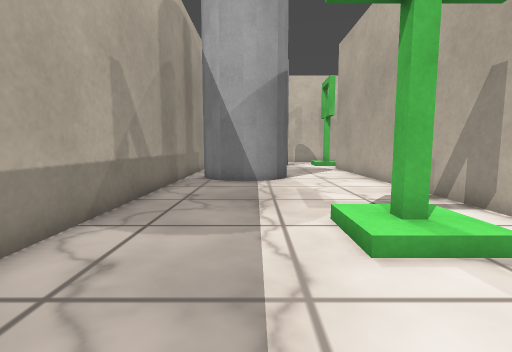
view 1 (above)

22 first-person views from a walk through a robot-simulator world made for Gazebo. The camera is 0.72 m above the floor, tilts 6° down and sees 85° across. The floor is counted in squares, 0.5 m on a side. Each view is taken from the middle of a square. On the plan, view 1 faces up. The plan holds only what a view shows up to about 14 squares ahead; the rest is blank. Surface patterns are stand-ins for the level's own textures.

view 2
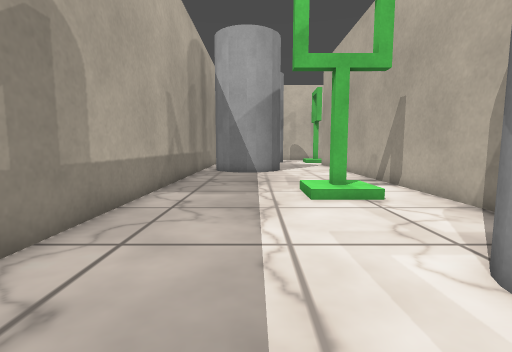

view 3
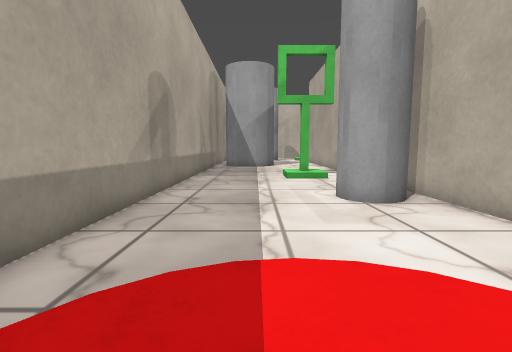

view 4
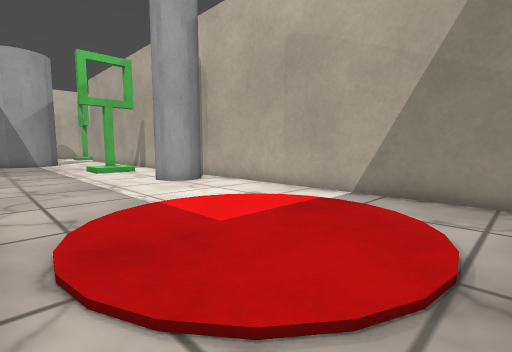

view 5
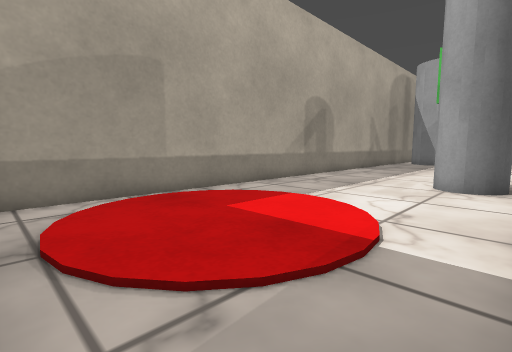

view 6
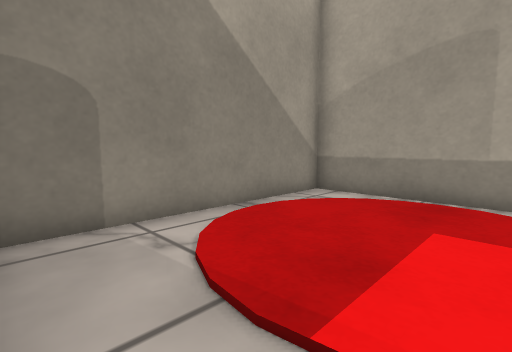

view 7
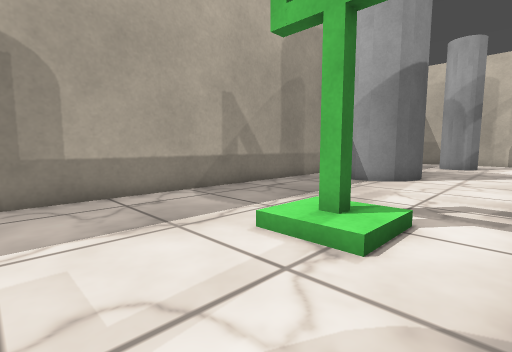

view 8
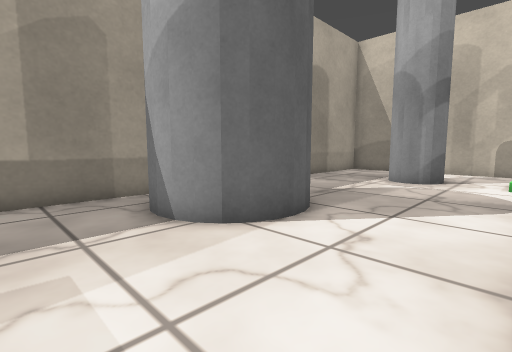

view 9
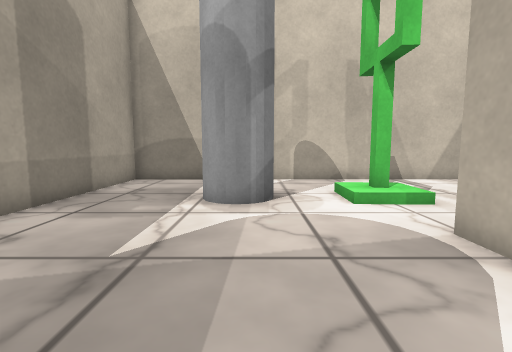

view 10
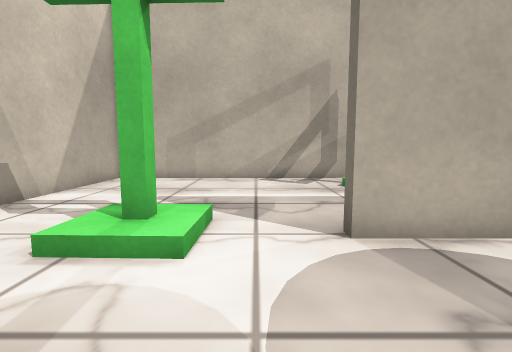

view 11
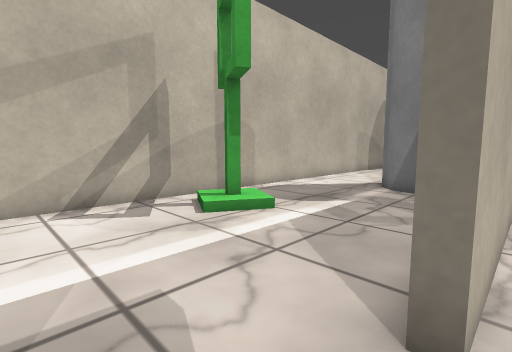

view 12
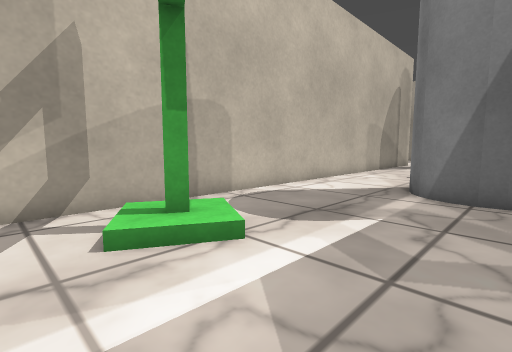

view 13
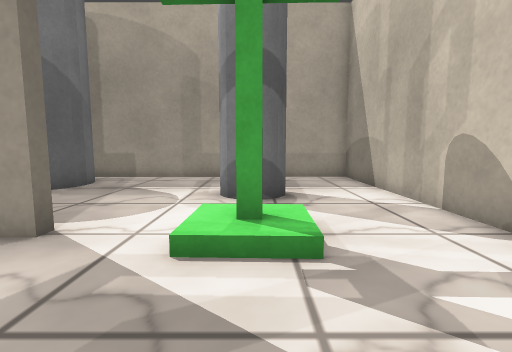

view 14
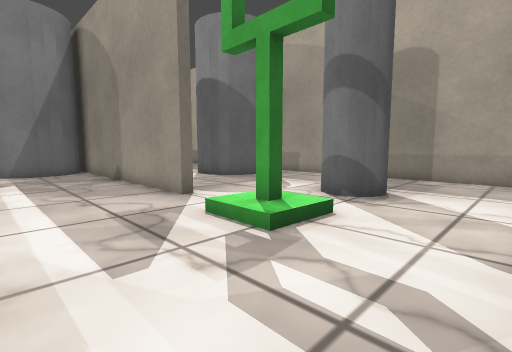

view 15
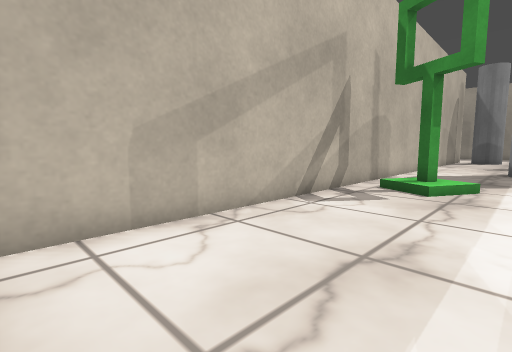

view 16
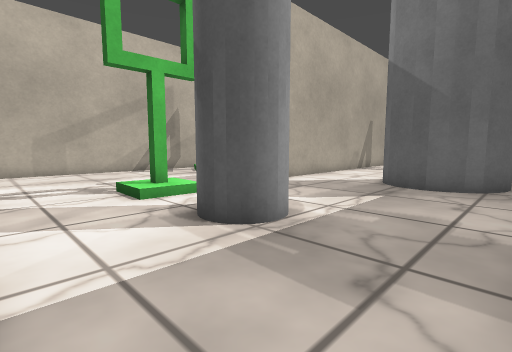

view 17
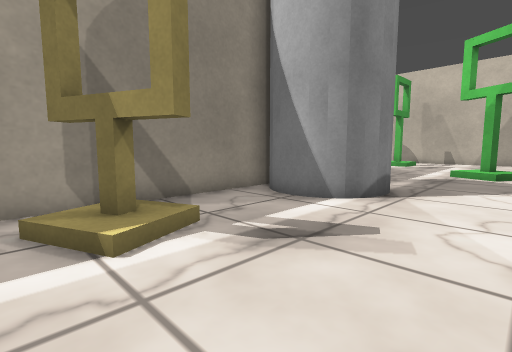

view 18
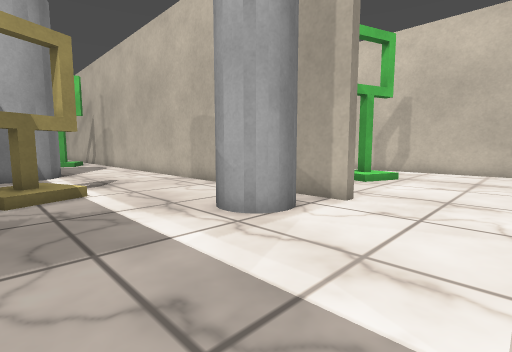

view 19
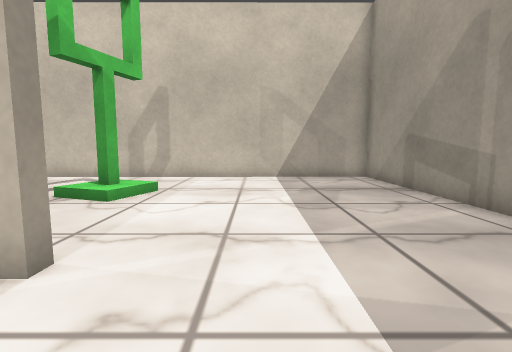

view 20
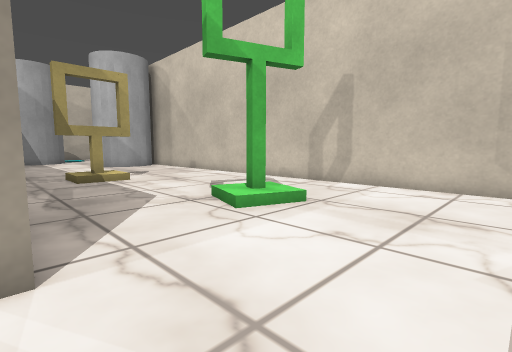

view 21
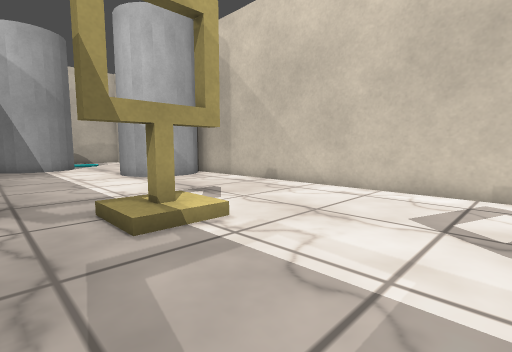

view 22
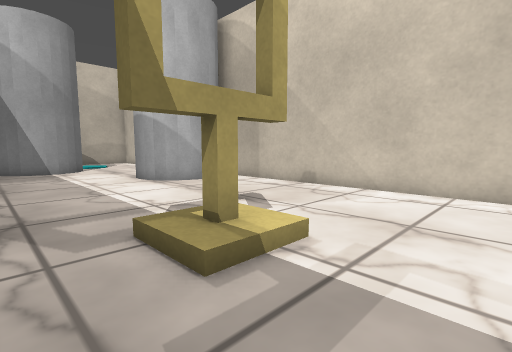

### Floor plan
Key: @ floor where view 1 was taken; # wall or solid block; . main floor; : floor 0.05 m higher than the main floor; + floor 0.15 m higher than the main floor; / step, stairs or slope; C grey cylinder; O other object.
Columns run from 4 left of view 1 to 25 right of it. Each row starts with its distance up from view 1.
 27 ###################
 26 #.................#
 25 #.................#
 24 #.................#
 23 #....CC..//.......#
 22 #....CC..+O.......#
 21 #....CC..//.......#
 20 #.................#
 19 #.................# CCC
 18 #.........#.......# ..
 17 #.........#.......# ...
 16 #.........#....OO.# ....
 15 #.CCCC....#...//O.# .....
 14 #.C  C....#...../.# ....C
 13 #.C  C....#.......# ....C
 12 #.CCCC....#.......#......CCC #
 11 #.........#.......#..........#
 10 #.........#.......#..........#
  9 #.........#CCC....#..........#
  8 #.........C   C...#..........#
  7 #.........C  CC...#..........#
  6 #.........#CCC....#...  .....#
  5 #.....OO..#.......#..OOO.....#
  4 #.....  ..#.......#..++......#
  3 #.........#.......#..........#
  2 #.........# /.....#..........#
  1 #.........# OO....#..........#
  0 #...@.....#O//....#..........#
 -1 #......CC.#....... ..........#
 -2 #......CC.#......  .....  ...#
 -3 #.........#.....   ....OO ...#
 -4 #.........#....C  #.../+O....#
 -5 #.........#.....C.#...../....#
 -6 #.........#..................#
 -7 #..:  :...#..................#
 -8 #.:    :..# .................#
 -9 #.:    :..#. ................#
-10 #.: :  :..#      ............#
-11 #.:    :..#       ...........#
-12 #..::::...#        ..........#
-13 #.........#         .........#
-14 ###########          #########

Where each view was taken, in squares from view 1:
view 1: 0 up, 0 right, facing up
view 2: 4 down, 0 right, facing up
view 3: 10 down, 0 right, facing up
view 4: 13 down, 3 left, facing up-right
view 5: 13 down, 5 right, facing up-left
view 6: 8 down, 5 right, facing down-left
view 7: 0 up, 5 right, facing up-left
view 8: 9 up, 5 right, facing up-left
view 9: 14 up, 2 right, facing up
view 10: 20 up, 1 right, facing right
view 11: 21 up, 5 right, facing down-right
view 12: 18 up, 7 right, facing down-right
view 13: 22 up, 10 right, facing left
view 14: 26 up, 10 right, facing down-left
view 15: 26 up, 9 right, facing down-right
view 16: 26 up, 3 left, facing down-right
view 17: 1 down, 13 right, facing up-left
view 18: 9 down, 7 right, facing up-right
view 19: 8 down, 11 right, facing right
view 20: 9 down, 14 right, facing up-right
view 21: 1 down, 15 right, facing up-right
view 22: 1 up, 15 right, facing up-right
